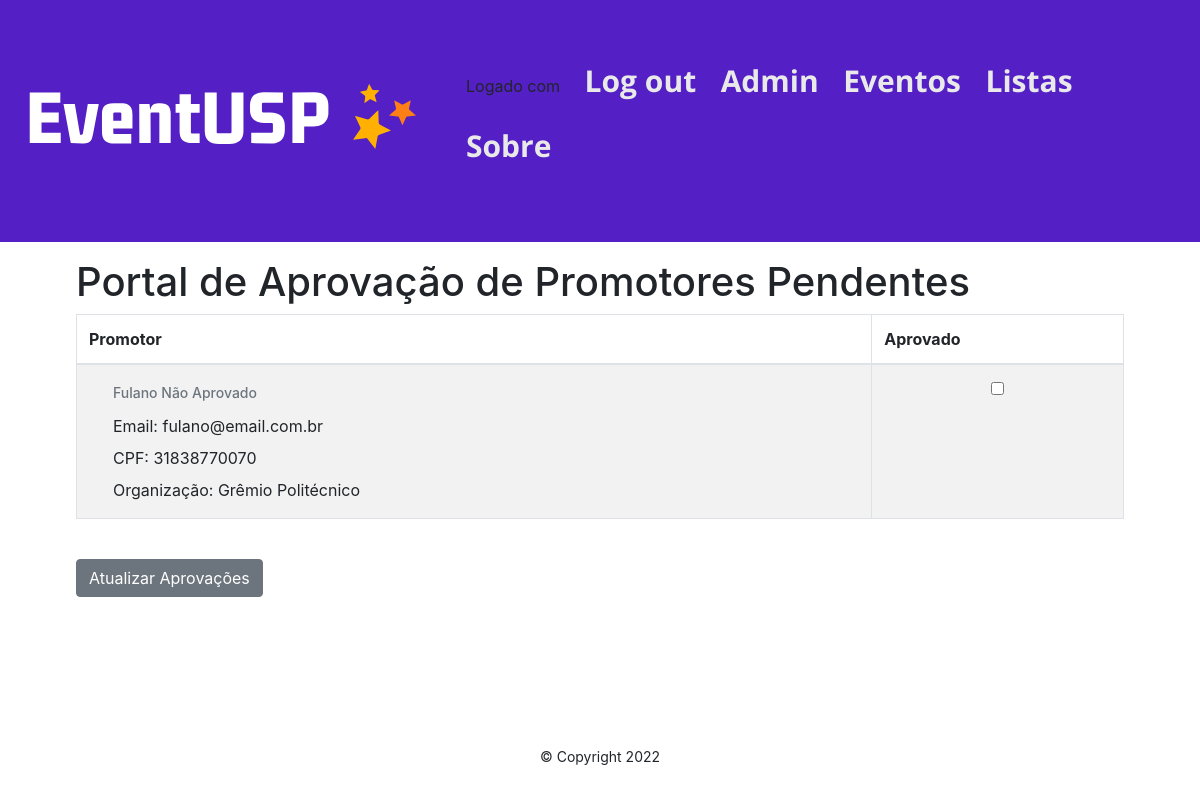
The app's page /accounts/admin_approval (signed in), older data.
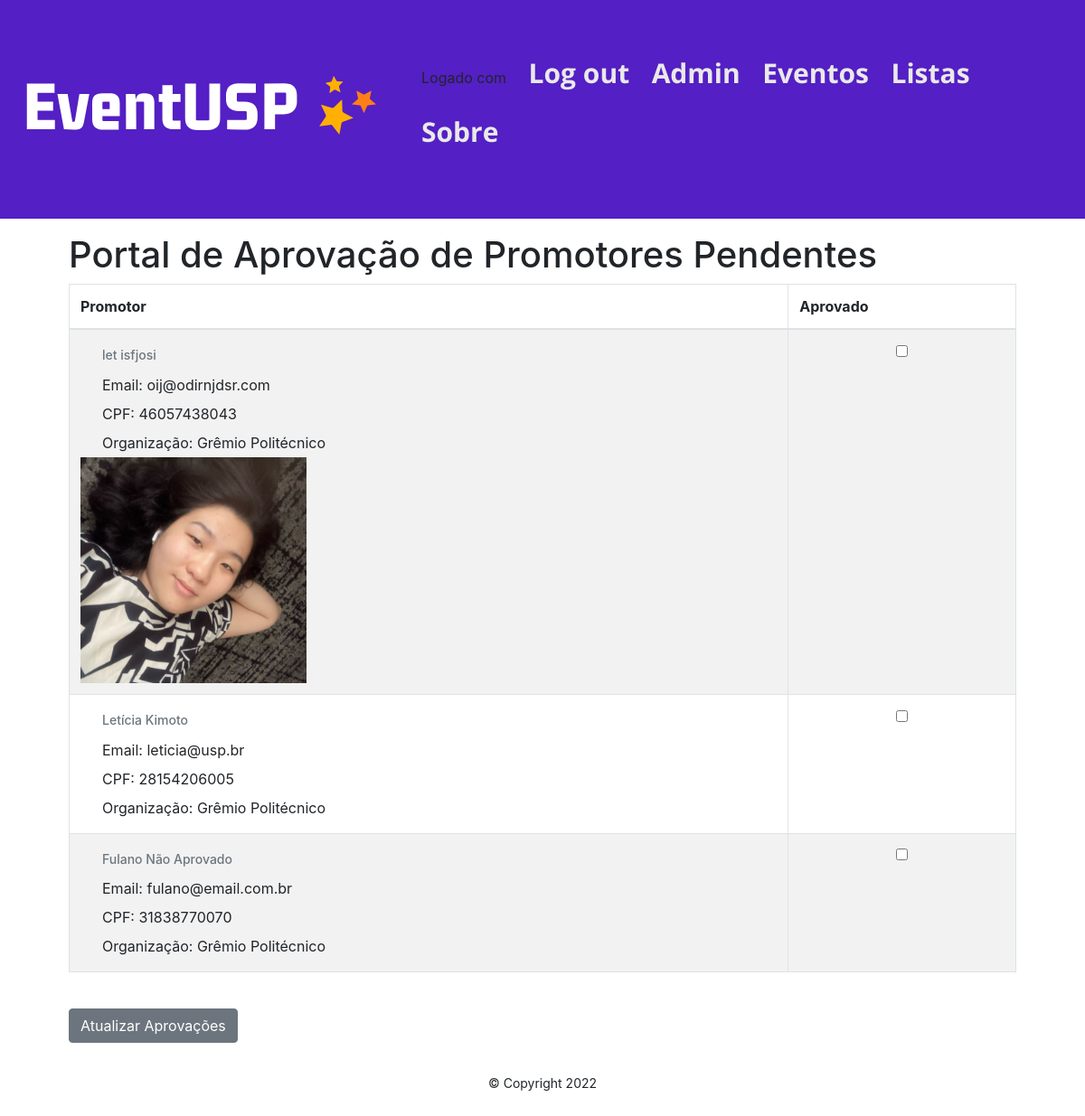
The same page, newer data.
### accounts/models.py (models this page shows)
class Promotor(models.Model):
    user = models.OneToOneField(
            User,
            on_delete=models.CASCADE,
            primary_key=True,
        )
    organizacao = models.ForeignKey(
            Organizacao,
            on_delete=models.CASCADE,
        )
    approved = models.BooleanField(default=False)
    request_date = models.DateTimeField(auto_now=True)
    profile_photo = models.ImageField(null=True, blank=True, upload_to="images/")
    def __str__(self):
        return f'{self.user.first_name} {self.user.last_name}'

class User(AbstractUser):
    first_name = models.CharField(_("first name"), max_length=150)
    last_name = models.CharField(_("last name"), max_length=150)
    email = models.EmailField(_('email address'), unique=True)
    cpf = models.CharField(_('CPF'), max_length=11, unique=True)

class Organizacao(models.Model):
    org = models.CharField(max_length=60)
    def __str__(self):
            return f'{self.org}'

### accounts/views.py (the view)
# urls.py: path('admin_approval', views.admin_approval, name='admin_approval'),
@user_passes_test(lambda u: u.is_superuser)
def admin_approval(request):
    promotor_list = Promotor.objects.filter(approved=False).order_by('-request_date')
    if request.method == "POST":
        id_list = request.POST.getlist('boxes')
        promotor_list.update(approved=False)
        for x in id_list:
            Promotor.objects.filter(pk=int(x)).update(approved=True)
            User.objects.get(pk=int(x)).groups.add(Group.objects.get(name='promotor'))
            User.objects.get(pk=int(x)).groups.remove(Group.objects.get(name='promotor_pendente'))
        return HttpResponseRedirect(reverse('admin_approval'))
    else:
        return render(request, 'accounts/admin_approval.html', {"promotor_list":promotor_list})

### accounts/templates/accounts/admin_approval.html (shortened to what this page needs)
{% extends 'base.html' %}
{% block content %}
<h1>Portal de Aprovação de Promotores Pendentes</h1>
<form action="" method=POST>
<table class="table table-striped table-hover table-bordered">
    <thead>
        <tr>
            <th scope="col">Promotor</th>
            <th scope="col">Aprovado</th>
        </tr>
    </thead>
    <tbody>
        {% for promotor in promotor_list %}
            <tr>
                <td>
                    <div class="dropdown">
                        <h6 class="dropdown-header">{{ promotor }}</h6>
                        <a class="dropdown-item" href="#">Email: {{ promotor.user.email }}</a>
                        <a class="dropdown-item" href="#">CPF: {{ promotor.user.cpf }}</a>
                        <a class="dropdown-item" href="#">Organização: {{ promotor.organizacao }}</a>
                        {% if promotor.profile_photo %}
                        <img src={{promotor.profile_photo.url}} width=250 height=250 alt={{promotor}}>
                        {% endif %}
                    </div>
                </td>
                <td>
                    <div class="form-check">
                        <input class="form-check-input" type="checkbox"
                             value = {{promotor.user.id}} name="boxes">
                    </div>
                </td>
        {% endfor %}
    </tbody>
</table>
<br>
<button class="btn btn-secondary" type="submit">Atualizar Aprovações</button>
</form>
{% endblock content %}

### staticpages/templates/base.html (shortened to what this page needs)
{% load static %}
<!DOCTYPE html>
<html lang="en">
<head>
    <link rel="stylesheet" type="text/css" href="{% static 'style.css' %}">
    <link rel="stylesheet" href="https://cdn.jsdelivr.net/npm/bootstrap@4.6.2/dist/css/bootstrap.min.css">
</head>
<body>
    <header id="cabecalho-principal">
        <a href="{% url 'index_log' %}"> <img src="{% static 'logo.svg' %}"> </a>
        <nav id="navegacao-principal">
            <ul>
                {% if user.is_authenticated %}
                    <li> Logado com {{ user.first_name }} {{ user.last_name }} </li>
                    <li><a href="{% url 'logout' %}">Log out</a></li>
                        {% if user.is_superuser %}
                            <li><a href="{% url 'approvals' %}">Admin</a></li>
                        {% endif %}
                {% else %}
                    <li><a href="{% url 'login' %}">Log in</a></li>
                {% endif %}
                <li><a href="{% url 'events:index' %}">Eventos</a></li>
                <li><a href="{% url 'events:lists' %}">Listas</a></li>
                <li><a href="{% url 'about' %}">Sobre</a></li>
            </ul>
        </nav>
    </header>
    <main id="conteiner-principal">
        {% block content %}
        {% endblock content %}
    </main>
    <footer id="rodape-principal">
        <p>
            <small>&copy Copyright 2022</small>
        </p>
    </footer>
</body>
</html>

### static/style.css (style rules this page uses)
:root { --primary-color: #000000; --secondary-color: #FF7F17; --tertiary-color: #f44d27; --secondary-color-light: #FFB001; --tertiary-color-light: #ff6d28; --bg-color: #fff; --secondary-bg-color: #e9e9e9; --color-shadow: #f4f4f4; font-family: Inter, sans-serif; font-size: 16px; line-height: 1.5em; }
* { box-sizing: border-box; }
html, body { height: 100%; }
header#cabecalho-principal { margin: 0 auto; width: 100%; padding: 3rem 1rem; background-color: #541FC4; display: flex; justify-content: space-between; align-items: center; }
li a { font-family: "Open Sans", medium; font-size: 30px; color: var(--secondary-bg-color); font-weight: bold; text-decoration: none; }
body { font-family: "Open Sans", medium; display: flex; flex-direction: column; }
nav#navegacao-principal li { display: inline-block; padding: 10px; }
main#conteiner-principal { margin: 0 auto; width: 100%; max-width: 1080px; padding: 1rem 1rem; flex-grow: 1; }
footer#rodape-principal { display: flex; flex-direction: column; justify-content: center; align-items: center; padding: 1rem 1rem; }
a { color: var(--secondary-color); text-decoration: none; }
input { display: block; width: 100%; max-width: 560px; border: 1px solid var(--secondary-bg-color); border-radius: 5px; margin-bottom: 1rem; padding: 0.4rem 0.8rem; }
button { font-family: "Open Sans", medium; background-color: var(--secondary-color); border: 2px solid var(--secondary-color); color: var(--bg-color); border-radius: 5px; display: inline-block; font-size: medium; font-weight: bold; margin: 0.5rem 0; padding: 1rem 2rem; }

Row changes from the older to the newer data that the page shows:
added Promotor: user_id.last_name "let isfjosi", user.email "oij@odirnjdsr.com", user.cpf "46057438043", organizacao "Grêmio Politécnico", profile_photo (picture)
added Promotor: user_id.last_name "Letícia Kimoto", user.email "leticia@usp.br", user.cpf "28154206005", organizacao "Grêmio Politécnico"
